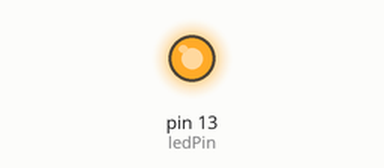
Simulated run of this sketch. Board: Arduino Uno, built with avr-gcc and run on an emulated ATmega328P. On the bench: output pins drawn as LEDs (lit = HIGH).

Above: at 0.9 s.
At 3.4 s:
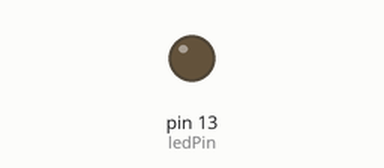
Timing chart, 0 to 5.2 s (numbered marks = the images above):
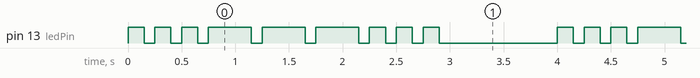

Measured:
- by itself, pin 13 (ledPin): repeats every 4.0 s: 2 × (LOW 0.10 s, HIGH 0.15 s), 3 × (LOW 0.10 s, HIGH 0.40 s), 3 × (LOW 0.10 s, HIGH 0.15 s), LOW 1.1 s, HIGH 0.15 s
- by itself, everything shown: repeats every 4.0 s, in 18 steps

The sketch:

BeaconSOS.ino
```cpp
/**
 * This program outputs "S O S" unto the LED connected
 * to pin 13 on the Arduino Uno in Morse Code.
 */
int ledPin = 13;

void setup() {
  pinMode(ledPin, OUTPUT);
}

void loop() {

  //Outputs "S" in Morse Code
  for(int i = 0; i < 3; i++) {
    digitalWrite(ledPin, HIGH);
    delay(150);
    digitalWrite(ledPin, LOW);
    delay(100);
  }

  //Outputs "O" in Morse Code
  for(int j = 0; j < 3; j++) {
    digitalWrite(ledPin, HIGH);
    delay(400);
    digitalWrite(ledPin, LOW);
    delay(100);
  }

  //Outputs "S" in Morse Code
  for(int k = 0; k < 3; k++) {
    digitalWrite(ledPin, HIGH);
    delay(150);
    digitalWrite(ledPin, LOW);
    delay(100);
  }

  /*
   1 second delay in between void loops, since the outputs for
   the two "S" for loops are otherwise difficult to distinguish
   from one another.
   */
  delay(1000);
}
```
